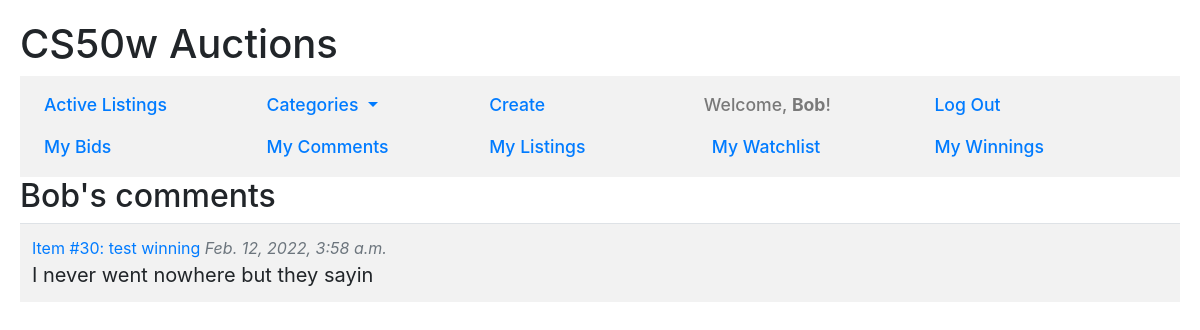
/comments (signed in), run on an earlier commit of the app's database.
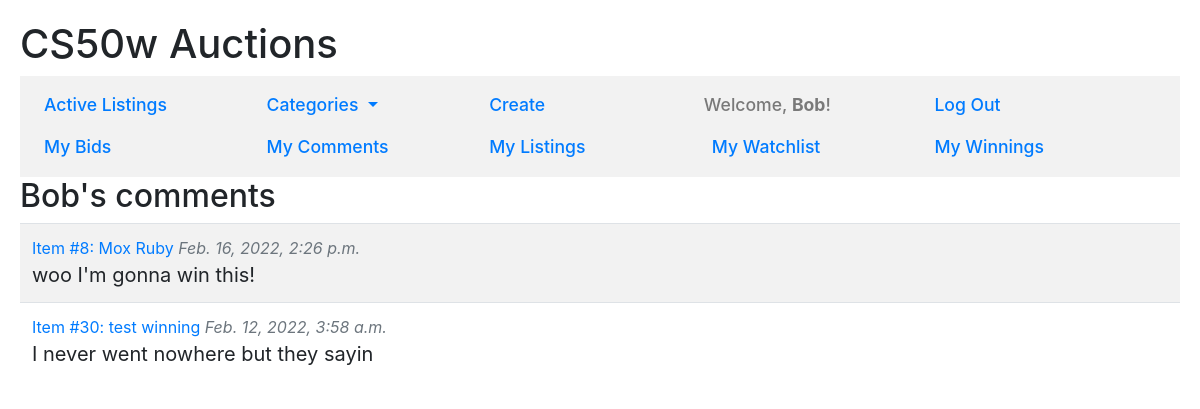
And on a later commit of the database.
### auctions/models.py (models this page shows, shortened)
class Comment(Model):
    comment = TextField(max_length=280)
    commented = DateTimeField(auto_now_add=True)
    commenter = ForeignKey(User, on_delete=CASCADE)
    listing = ForeignKey(Listing, on_delete=CASCADE)

class Listing(Model):
    CATEGORIES = (
        ("BO", "Books, Movies & Music"),
        ("CO", "Collectibles & Art"),
        ("FA", "Fashion"),
        ("OT", "Other"),
    )
    name = CharField(max_length=64)
    category = CharField(choices=CATEGORIES, max_length=2)
    description = TextField(max_length=480)
    image_url = URLField(blank=True)
    list_price = DecimalField(max_digits=9, decimal_places=2)
    is_active = BooleanField()
    lister = ForeignKey(User, on_delete=CASCADE, related_name="lister")
    winner = ForeignKey(User, on_delete=CASCADE, blank=True, null=True)

### auctions/views.py (the view)
# urls.py: path("comments", views.read_my_comments, name="comments"),
@login_required
def read_my_comments(request):
    user = request.user
    comments = Comment.objects.filter(commenter=user).order_by("-id")
    return render(request, "auctions/comments.html",{
        "header": f"{user.username}'s comments",
        "comments": comments
    })

### auctions/context_processors.py (called while the page is built)
def add_categories_to_context(request):
    return {"categories": CATEGORIES}

### auctions/templates/auctions/comments.html
{% extends "auctions/layout.html" %}
{% block body %}
<h2>{{header | capfirst}}</h2>
{% if comments %}
    <table class="table table-striped">
        {% for comment in comments %}
        <tr>
            <td>
                <a href="{% url 'read' comment.listing.id comment.listing.name %}">
                    Item #{{comment.listing.id}}: {{comment.listing.name}}</a>
                <span class="commented">{{comment.commented}}</span><br>
                <span class="comment">{{comment.comment}}</span>
            </td>
        </tr>
        {% endfor %}
    </table>
{% else %}
    <em>There are no comments to show</em>
{% endif %}
{% endblock %}

What changed in the data, as far as the page shows it:
added Comment: listing.id "8", listing.name "Mox Ruby", commented "Feb. 16, 2022, 2:26 p.m.", comment "woo I'm gonna win this!"
